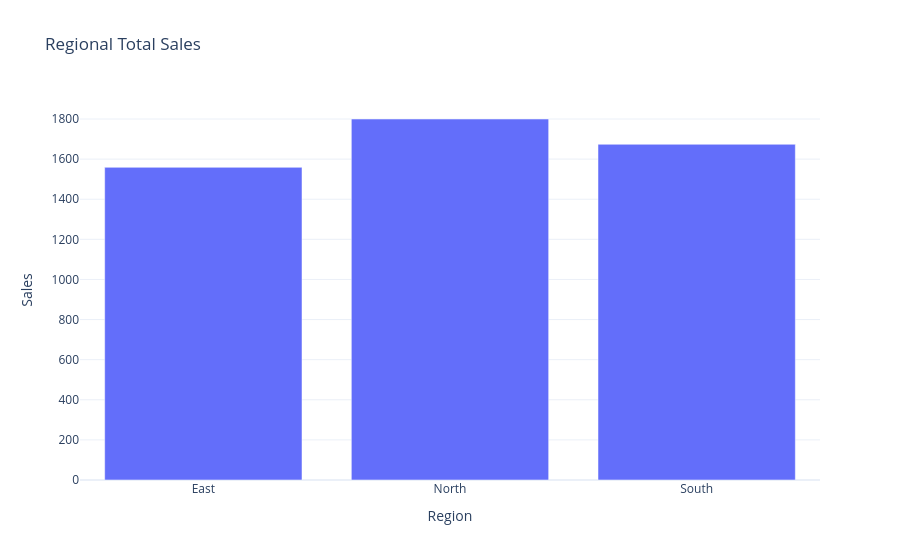

Notebook cell for this chart:
### Code cell
fig = px.bar(
    regional_sales,
    x="region",
    y="sales",
    #markers=True,
    title="Regional Total Sales"
)

fig.update_layout(
    xaxis_title="Region",
    yaxis_title="Sales",
    
)

fig.show()

### Figure 1 — Plotly figure (JSON) as saved in the notebook; plotly's stock layout.template omitted (floating-point values rounded to 4 significant figures)
{"data": [{"hovertemplate": "region=%{x}<br>sales=%{y}<extra></extra>", "legendgroup": "", "marker": {"color": "#636efa", "pattern": {"shape": ""}}, "name": "", "orientation": "v", "showlegend": false, "textposition": "auto", "type": "bar", "x": ["East", "North", "South"], "xaxis": "x", "y": [1559, 1800, 1674], "yaxis": "y"}], "layout": {"barmode": "relative", "legend": {"tracegroupgap": 0}, "title": {"text": "Regional Total Sales"}, "xaxis": {"anchor": "y", "domain": [0, 1], "title": {"text": "Region"}}, "yaxis": {"anchor": "x", "domain": [0, 1], "title": {"text": "Sales"}}}}
